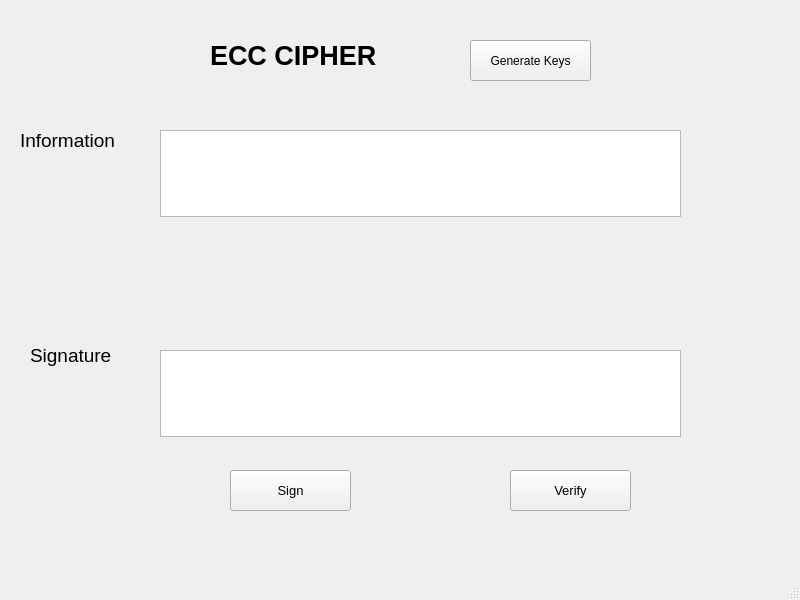
<?xml version="1.0" encoding="UTF-8"?>
<ui version="4.0">
 <class>MainWindow</class>
 <widget class="QMainWindow" name="MainWindow">
  <property name="geometry">
   <rect>
    <x>0</x>
    <y>0</y>
    <width>800</width>
    <height>600</height>
   </rect>
  </property>
  <property name="windowTitle">
   <string>MainWindow</string>
  </property>
  <widget class="QWidget" name="centralwidget">
   <widget class="QLabel" name="label">
    <property name="geometry">
     <rect>
      <x>210</x>
      <y>10</y>
      <width>321</width>
      <height>91</height>
     </rect>
    </property>
    <property name="font">
     <font>
      <pointsize>20</pointsize>
      <weight>75</weight>
      <bold>true</bold>
     </font>
    </property>
    <property name="text">
     <string>ECC CIPHER</string>
    </property>
   </widget>
   <widget class="QLabel" name="label_2">
    <property name="geometry">
     <rect>
      <x>20</x>
      <y>110</y>
      <width>121</width>
      <height>61</height>
     </rect>
    </property>
    <property name="font">
     <font>
      <pointsize>14</pointsize>
     </font>
    </property>
    <property name="text">
     <string>Information</string>
    </property>
   </widget>
   <widget class="QLabel" name="label_3">
    <property name="geometry">
     <rect>
      <x>30</x>
      <y>330</y>
      <width>121</width>
      <height>51</height>
     </rect>
    </property>
    <property name="font">
     <font>
      <pointsize>14</pointsize>
     </font>
    </property>
    <property name="text">
     <string>Signature</string>
    </property>
   </widget>
   <widget class="QPlainTextEdit" name="txt_info">
    <property name="geometry">
     <rect>
      <x>160</x>
      <y>130</y>
      <width>521</width>
      <height>87</height>
     </rect>
    </property>
   </widget>
   <widget class="QPlainTextEdit" name="txt_sign">
    <property name="geometry">
     <rect>
      <x>160</x>
      <y>350</y>
      <width>521</width>
      <height>87</height>
     </rect>
    </property>
   </widget>
   <widget class="QPushButton" name="btn_gen_keys">
    <property name="geometry">
     <rect>
      <x>470</x>
      <y>40</y>
      <width>121</width>
      <height>41</height>
     </rect>
    </property>
    <property name="text">
     <string>Generate Keys</string>
    </property>
   </widget>
   <widget class="QPushButton" name="btn_sign">
    <property name="geometry">
     <rect>
      <x>230</x>
      <y>470</y>
      <width>121</width>
      <height>41</height>
     </rect>
    </property>
    <property name="font">
     <font>
      <pointsize>10</pointsize>
     </font>
    </property>
    <property name="text">
     <string>Sign</string>
    </property>
   </widget>
   <widget class="QPushButton" name="btn_verify">
    <property name="geometry">
     <rect>
      <x>510</x>
      <y>470</y>
      <width>121</width>
      <height>41</height>
     </rect>
    </property>
    <property name="font">
     <font>
      <pointsize>10</pointsize>
     </font>
    </property>
    <property name="text">
     <string>Verify</string>
    </property>
   </widget>
  </widget>
  <widget class="QMenuBar" name="menubar">
   <property name="geometry">
    <rect>
     <x>0</x>
     <y>0</y>
     <width>800</width>
     <height>26</height>
    </rect>
   </property>
  </widget>
  <widget class="QStatusBar" name="statusbar"/>
 </widget>
 <resources/>
 <connections/>
</ui>
